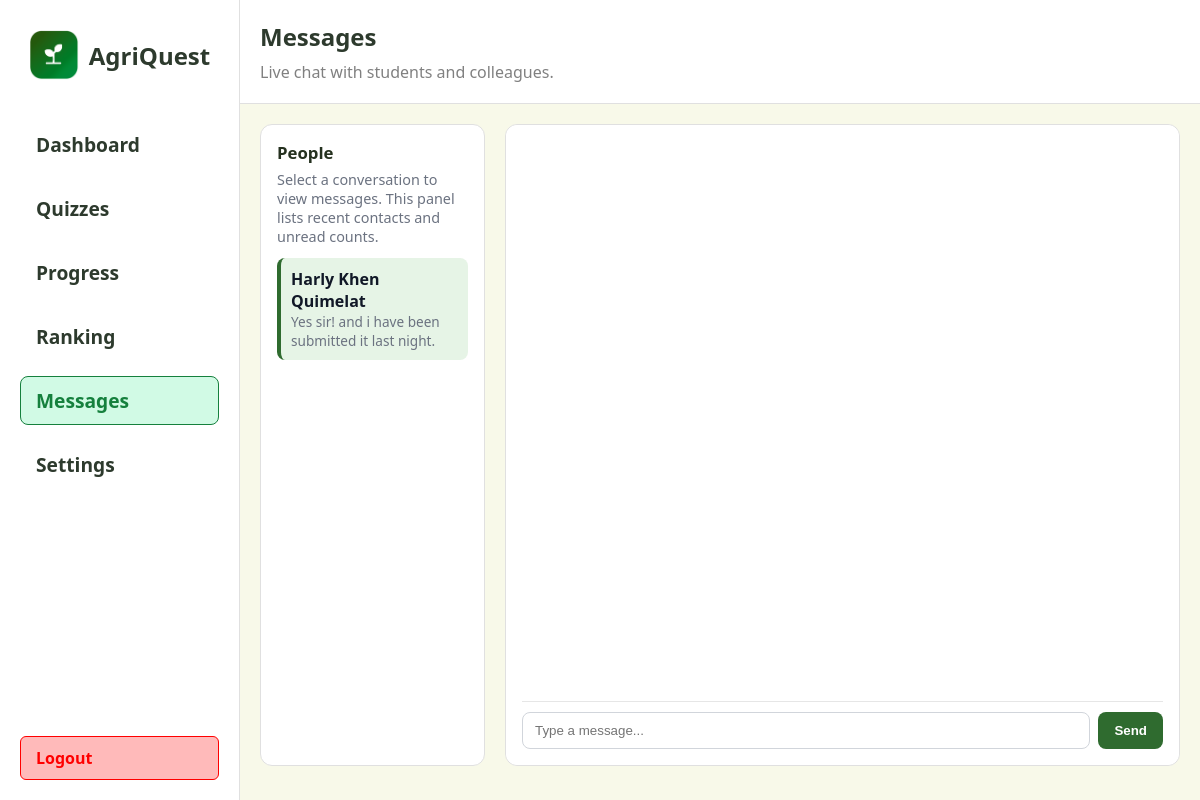
Before: /student/messages (signed in) with the older database file.
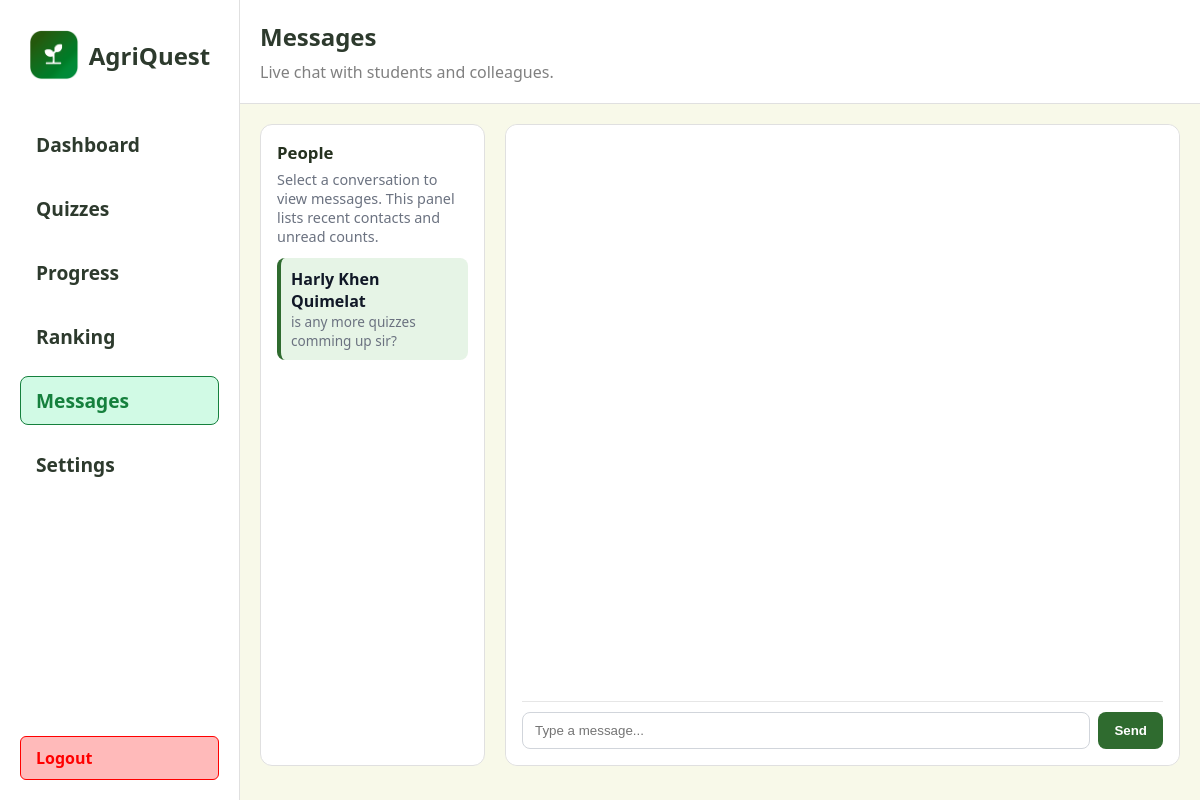
After: the same page with the newer database file.
### app/models.py (models this page shows, shortened)
class Teacher(db.Model):
	id = db.Column(db.Integer, primary_key=True)
	name = db.Column(db.String(100), nullable=False)
	email = db.Column(db.String(120), unique=True, nullable=False)
	password_hash = db.Column(db.String(128), nullable=False)
	quizzes = db.relationship('Quiz', backref='teacher', lazy=True)

class Message(db.Model):
	id = db.Column(db.Integer, primary_key=True)
	conversation_id = db.Column(db.Integer, db.ForeignKey('conversation.id'), nullable=False)
	sender_role = db.Column(db.String(20), nullable=False)
	sender_id = db.Column(db.Integer, nullable=False)
	text = db.Column(db.Text, nullable=False)
	created_at = db.Column(db.DateTime, nullable=False, default=db.func.now())
	read = db.Column(db.Boolean, nullable=False, default=False)

### app/routes.py (the view)
@main.route("/student/messages")
def student_messages():
    student_id = session.get('student_id')
    conversations = []
    if student_id:
        convs = Conversation.query.filter_by(student_id=student_id).order_by(Conversation.created_at.desc()).all()
        for c in convs:
            last = None
            unread = 0
            if c.messages:
                last = c.messages[-1]
                unread = Message.query.filter(Message.conversation_id == c.id, Message.sender_role == 'teacher', Message.read == False).count()
            conversations.append({'id': c.id, 'teacher': c.teacher, 'last': last, 'unread': unread})
    teachers = Teacher.query.order_by(Teacher.name.asc()).all()
    return render_template('student/messages.html', conversations=conversations, teachers=teachers)

### app/templates/student/messages.html (shortened to what this page needs)
<!DOCTYPE html>
<html lang="en">
  <head>
  </head>
  <body>
    <div class="left">
      {% include 'partials/student_sidebar.html' %}
    </div>
    <div class="right">
      <div class="header">
        <div class="header-title">
          <span style="font-size: 1.5rem; font-weight: 700; color: #2d3a2d"
            >Messages</span
          >
          <span style="font-size: 1rem; color: grey"
            >Live chat with students and colleagues.</span
          >
        </div>
      </div>
      <div class="section" style="width: 100%;">
          <div class="section-left">
            <div class="panel">
              <h3>People</h3>
              <p class="guideline">Select a conversation to view messages. This panel lists recent contacts and unread counts.</p>
              <ul class="people-list" id="people-list">
                {% if conversations and conversations|length > 0 %}
                  {% for c in conversations %}
                    <li class="person" data-conv-id="{{ c.id }}">
                      <div class="meta">
                        <div class="name">{{ c.teacher.name if c.teacher else 'Teacher' }}</div>
                        <div class="snippet">{{ c.last.text[:60] if c.last else '' }}</div>
                      </div>
                    </li>
                  {% endfor %}
                {% else %}
                  <li class="person placeholder">No conversations yet.</li>
                {% endif %}
              </ul>
            </div>
          </div>
          <div class="section-right">
            <div class="panel messaging-wrapper">
              <div class="messages-area" id="messages-area">
              </div>
              <form class="composer" onsubmit="return false;" id="composer-form">
                <input type="text" placeholder="Type a message..." id="composer-input" />
                <button type="submit">Send</button>
              </form>
            </div>
          </div>
      </div>
    </div>
</body>
</html>

### app/templates/partials/student_sidebar.html (shortened to what this page needs)
<div>
  <div class="logo">
    <img
      src="{{ url_for('static', filename='images/agriquest_logo.png') }}"
      alt="Logo"
      width="50"
      height="50"
    />
    <span style="font-size: 1.5rem">AgriQuest</span>
  </div>
  <div class="nav-links">
    <a
      href="{{ url_for('main.student_dashboard') }}"
      class="{% if request.endpoint == 'main.student_dashboard' %}active{% endif %}"
      >Dashboard</a
    >
    <a
      href="{{ url_for('main.student_quizzes') }}"
      class="{% if request.endpoint == 'main.student_quizzes' %}active{% endif %}"
      >Quizzes</a
    >
    <a
      href="{{ url_for('main.student_progress') }}"
      class="{% if request.endpoint == 'main.student_progress' %}active{% endif %}"
      >Progress</a
    >
    <a
      href="{{ url_for('main.student_ranking') }}"
      class="{% if request.endpoint == 'main.student_ranking' %}active{% endif %}"
      >Ranking</a
    >
    <a
      href="{{ url_for('main.student_messages') }}"
      class="{% if request.endpoint == 'main.student_messages' %}active{% endif %}"
      >Messages</a
    >
    <a
      href="{{ url_for('main.student_settings') }}"
      class="{% if request.endpoint == 'main.student_settings' %}active{% endif %}"
      >Settings</a
    >
  </div>
</div>
<div class="footer">
  <a href="#" id="logoutBtn">Logout</a>
</div>

### app/templates/student/messages.html (style rules this page uses)
* { box-sizing: border-box; margin: 0; padding: 0; }
body { font-family: "Segoe UI", Tahoma, Geneva, Verdana, sans-serif; background: #f8f9e9; min-height: 100vh; display: flex; }
.left { width: 20%; background: white; padding: 20px; display: flex; flex-direction: column; justify-content: space-between; min-height: 100vh; border-right: 1px solid #e0e0e0; }
.right { height: 100vh; width: 80%; overflow-y: scroll; padding-bottom: 20px; }
.header { width: 100%; background-color: #fff; border-bottom: 1px solid #e0e0e0; margin-bottom: 20px; padding: 20px; display: flex; justify-content: space-between; align-items: center; }
.header-title { display: flex; flex-direction: column; gap: 8px; }
.section { display: flex; gap: 20px; padding: 0 20px; margin-top: 20px; }
.section-left, .section-right { border-radius: 12px; background-color: white; border: 1px solid #e0e0e0; }
.section-left { width: 25%; }
.section-right { width: 75%; }
.messaging-wrapper { display: flex; gap: 20px; height: 80vh; border-radius: 12px; background: white; padding: 20px; }
.panel { padding: 16px; }
.panel h3 { font-size: 1.05rem; margin-bottom: 6px; color: #25311f; }
.guideline { font-size: 0.9rem; color: #6b7280; margin-bottom: 12px; }
.people-list { list-style: none; display: flex; flex-direction: column; gap: 12px; }
.person { display: flex; align-items: center; gap: 12px; padding: 10px; border-radius: 8px; cursor: pointer; }
.person.active { background: #e6f4e6; border-left: 4px solid #2f6b2f; }
.meta { display:flex; flex-direction:column; }
.name { font-weight:600; color:#111827; }
.snippet { font-size:0.85rem; color:#6b7280; }
.messages-area { flex: 1 1 auto; display:flex; flex-direction:column; gap:12px; overflow:auto; padding:8px; }
.composer { display:flex; gap:8px; padding:10px 0 0 0; border-top:1px solid #e6e6e6; }
.composer input { flex:1; padding:10px 12px; border-radius:8px; border:1px solid #d1d5db; }
.composer button { padding:10px 16px; border-radius:8px; border:none; background:#2f6b2f; color:white; font-weight:600; }
.section-left .panel { height: calc(70vh - 32px); overflow:auto; }
.section-right .panel { display:flex; flex-direction:column; width:100%; }

### app/templates/partials/student_sidebar.html (style rules this page uses)
.logo { width: 100%; display: flex; align-items: center; justify-content: center; gap: 10px; font-weight: 700; color: #2d3a2d; padding: 10px 0; }
.nav-links { display: flex; flex-direction: column; gap: 15px; margin-top: 30px; }
.nav-links a { text-decoration: none; color: #2d3a2d; font-weight: 600; font-size: 1.2rem; padding: 10px 15px; border-radius: 8px; border: 1px solid transparent; }
.nav-links a.active { background-color: #d1fae5; color: #15803d; border: 1px solid #15803d; }
.footer { padding-top: 12px; }
.footer a { text-decoration: none; color: red; font-weight: 600; display: inline-block; padding: 10px 15px; border-radius: 6px; background-color: rgb(255, 186, 186); border: 1px solid red; width: 100%; }

Changed rows visible on the page:
no longer on this page (row edited): Message: last "Yes sir! and i have been submitted it last night."
added Message: last "is any more quizzes comming up sir?"
Other visible differences:
new list line: "Harly Khen Quimelat"
list line gone: "Harly Khen Quimelat"
